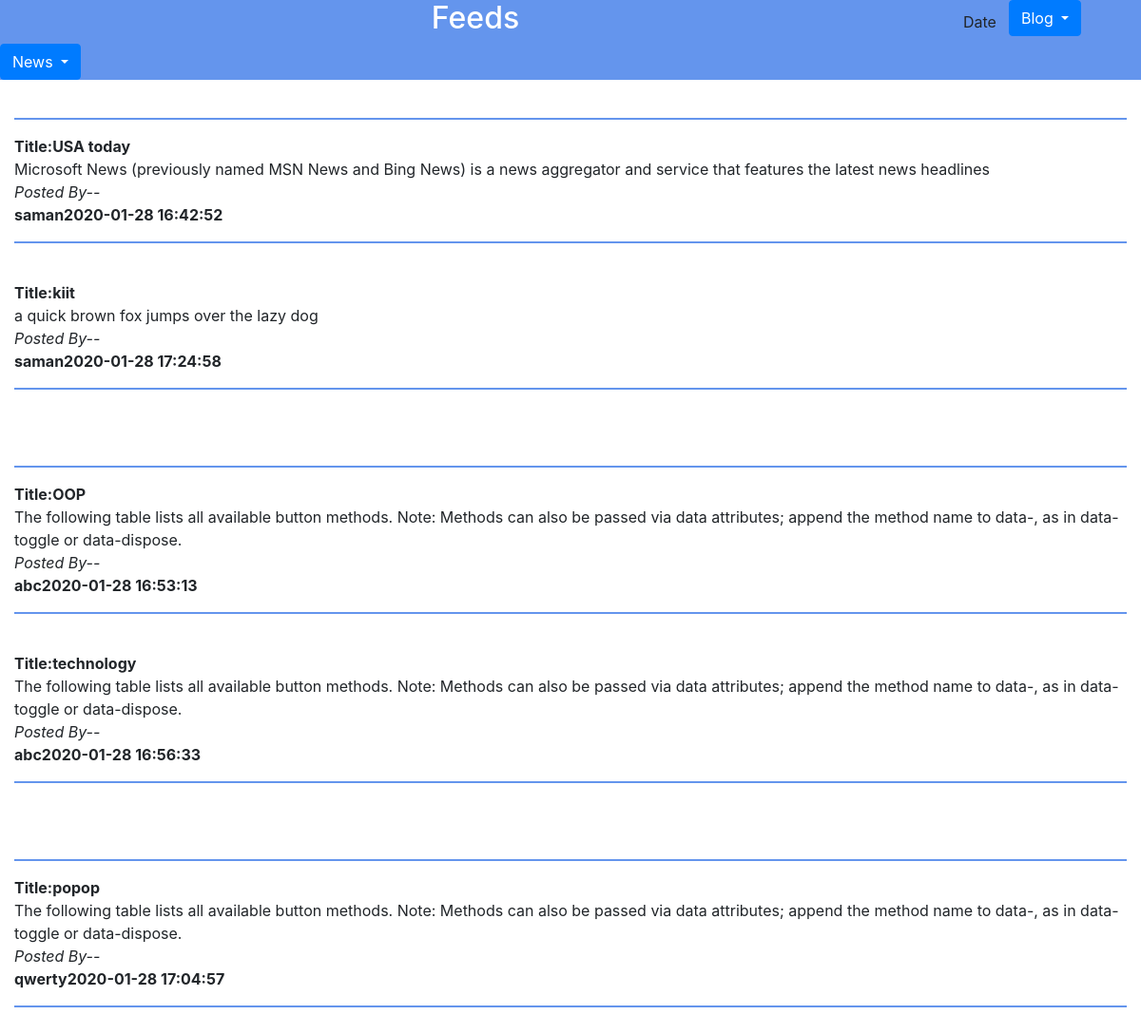
The page /Newsinternational.php on the database its author committed.
### tables this page shows
CREATE TABLE `posts` (
  `id` int(20) NOT NULL,
  `name` varchar(200) NOT NULL,
  `title` varchar(200) NOT NULL,
  `post` varchar(200) NOT NULL,
  `time` timestamp NOT NULL DEFAULT current_timestamp() ON UPDATE current_timestamp(),
  `Category` varchar(20) NOT NULL
);

CREATE TABLE `posts1` (
  `id` int(20) NOT NULL,
  `name` varchar(200) NOT NULL,
  `title` varchar(200) NOT NULL,
  `post` varchar(200) NOT NULL,
  `time` timestamp NOT NULL DEFAULT current_timestamp() ON UPDATE current_timestamp(),
  `Category` varchar(20) NOT NULL
);

CREATE TABLE `posts2` (
  `id` int(11) NOT NULL,
  `name` varchar(200) NOT NULL,
  `title` varchar(200) NOT NULL,
  `post` varchar(200) NOT NULL,
  `time` timestamp NOT NULL DEFAULT current_timestamp() ON UPDATE current_timestamp(),
  `Category` varchar(20) NOT NULL
);

### Newsinternational.php (the view, shortened to what this page needs)
<?php
$conn = mysqli_connect("localhost","root","","blogapp");
?>
<html>
<head>
    <link type="text/css" rel="stylesheet" href="css/bootstrap.css"/>
</head>
<body>
    <div class="container-fluid">
    <div id="head" class="row">
        <div class="col-md-10" style="text-align:center;"><h2>Feeds</h2></div>
        <button type="button" class="btn">Date</button>
        <div class="dropdown">
  <button type="button" class="btn btn-primary dropdown-toggle" data-toggle="dropdown">
    Blog
  </button>
</div>
<div class="dropdown">
  <button type="button" class="btn btn-primary dropdown-toggle" data-toggle="dropdown">
    News
  </button>
</div>
</div>
<br>
<hr>
<div id="body" class="row">
<div class="col-md-12">
<?php $sql="SELECT * FROM posts WHERE Category='News-International'";
$result = $conn->query($sql);
if($result->num_rows > 0){
    while($row = $result->fetch_assoc()){
        echo "<b>"."Title:" .$row["title"]."</b>"."<br>".$row["post"]."<br>"."<i>Posted By--</i><br>"."<b>".$row["name"]."</b>"."<b>".$row["time"]."</b>";
    echo "<hr>";
    echo "<br>";
    }
} else{
    echo "0 results";
}
?>
</div>
</div>
</div>
<div class="container-fluid">
<br>
<hr>
<div id="body" class="row">
<div class="col-md-12">
<?php $sql="SELECT * FROM posts1 WHERE Category='News-International'";
$result = $conn->query($sql);
if($result->num_rows > 0){
while($row = $result->fetch_assoc()){
    echo "<b>"."Title:" .$row["title"]."</b>"."<br>".$row["post"]."<br>"."<i>Posted By--</i><br>"."<b>".$row["name"]."</b>"."<b>".$row["time"]."</b>";
echo "<hr>";
echo "<br>";
}
} else{
echo "0 results";
}
?>
</div>
</div>
</div>
<div class="container-fluid">
<br>
<hr>
<div id="body" class="row">
<div class="col-md-12">
<?php $sql="SELECT * FROM posts2 WHERE Category='News-International'";
$result = $conn->query($sql);
if($result->num_rows > 0){
while($row = $result->fetch_assoc()){
    echo "<b>"."Title:" .$row["title"]."</b>"."<br>".$row["post"]."<br>"."<i>Posted By--</i><br>"."<b>".$row["name"]."</b>"."<b>".$row["time"]."</b>";
echo "<hr>";
echo "<br>";
}
} else{
echo "0 results";
}
?>
</div>
</div>
</div>
</body>
    </html>

### Newsinternational.php (style rules this page uses)
#head { background-color:cornflowerblue; color:white; }
hr { border: 1px solid cornflowerblue; }

### rows shown on the page
posts: title "USA today", post "Microsoft News (previously named MSN News and Bing News) is a news aggregator and service that features the latest news headlines", name "saman", time "2020-01-28 16:42:52"
posts: title "kiit", post "a quick brown fox jumps over the lazy dog", name "saman", time "2020-01-28 17:24:58"
posts1: title "OOP", post "The following table lists all available button methods. Note: Methods can also be passed via data attributes; append the method name to data-, as in data-toggle or data-dispose.", name "abc", time "2020-01-28 16:53:13"
posts1: title "technology", post "The following table lists all available button methods. Note: Methods can also be passed via data attributes; append the method name to data-, as in data-toggle or data-dispose.", name "abc", time "2020-01-28 16:56:33"
posts2: title "popop", post "The following table lists all available button methods. Note: Methods can also be passed via data attributes; append the method name to data-, as in data-toggle or data-dispose.", name "qwerty", time "2020-01-28 17:04:57"
